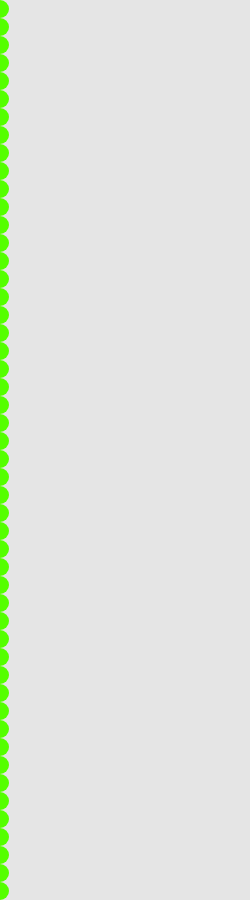
Frame 1 (no input)
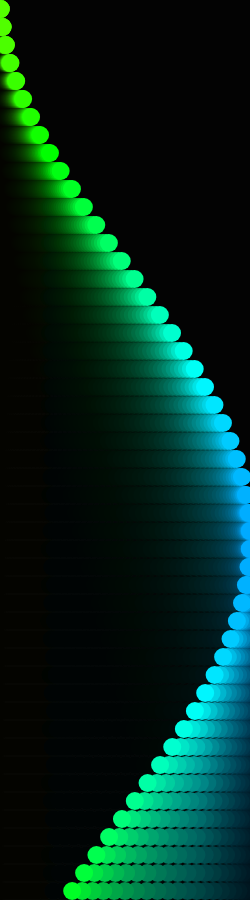
Frame 60 (no input)
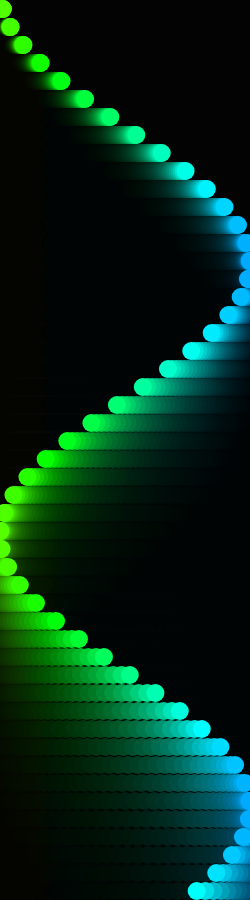
Frame 120 (the mouse pressed at the canvas centre since frame 60)

The p5.js sketch that drew these frames (run headless with seeded random() and noise() and a simulated clock; from frame 60 on, the mouse is pressed at the canvas centre):

// p5.js sketch
// ── sketch.js
const amount = 50;
let diameter = 10;
let offset;
let angle = 0;
const startingAngle = 270;
const speed = 0.1;
let multiplier;

function setup(){
    noStroke();
    createCanvas(250, 900);
    angleMode(DEGREES);
    colorMode(HSL);
    multiplier = width / 2;
    offset = height / amount;
    diameter = offset;
}

function draw(){
    background(0,0,0,0.1);
    generateCircles();
    angle = (angle + speed) % 360;
}

function generateCircles(){
    for (let i = 0; i < amount; i++) {
        const currentAngle = startingAngle + angle * (i+1);
        const x = (sin(currentAngle) + 1) * multiplier;
        const y = offset * i + offset / 2;
        const color = map(x, 0, width, 100, 200);
        fill(color, 100, 50, 1);
        circle(x, y, diameter);
    }
}
